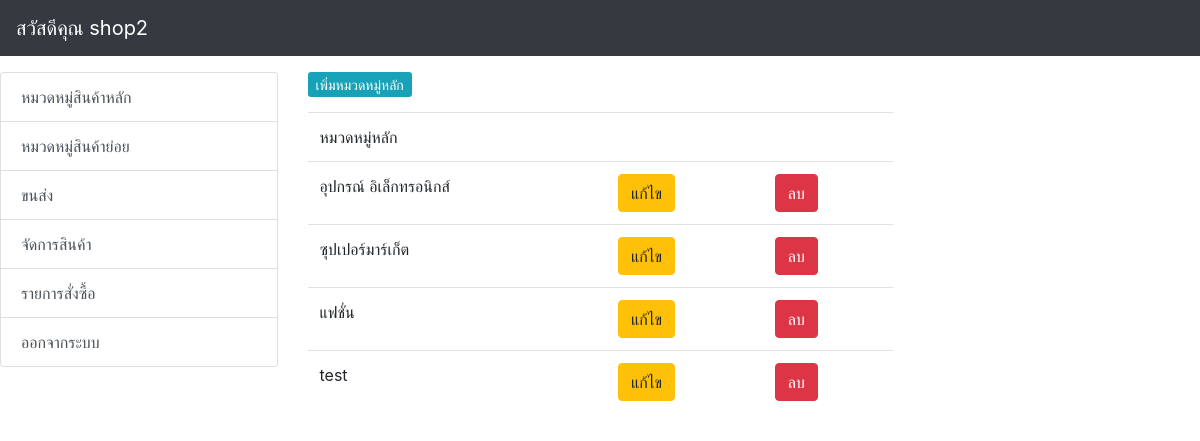
Screenshot of /backed/category.php (signed in) with the database file from the repository.
### tables this page shows
CREATE TABLE `category` (
  `CatID` int(15) NOT NULL,
  `CatName` varchar(50) NOT NULL
);

### backed/category_list.php (the view, shortened to what this page needs)
<?php
     include('h.php');
               include('condb.php');
               $query = "SELECT * FROM category" or die("Error:" . mysqli_error());
               $result = mysqli_query($con, $query);
               echo ' <table class="table table-hover">';
                   echo "
                     <tr>
                     <td>หมวดหมู่หลัก</td>
                     <td> </td>
                     <td> </td>
                   </tr>";
                 while($row = mysqli_fetch_array($result)) {
                 echo "<tr>";
                   echo "<td>" .$row["CatName"] .  "</td> ";
                   echo "<td><a href='category.php?act=edit&ID=$row[0]' class='btn btn-warning btn-xs'>แก้ไข</a></td> ";
                   echo "<td><a href='category_form_delete_db.php?ID=$row[0]' onclick=\"return confirm('Do you want to delete this record? !!!')\" class='btn btn-danger btn-xs'>ลบ</a></td> ";
                 echo "</tr>";
                 }
               echo "</table>";
               ?>

### rows the page displays
category: CatName "อุปกรณ์ อิเล็กทรอนิกส์"
category: CatName "ซุปเปอร์มาร์เก็ต"
category: CatName "แฟชั่น"
category: CatName "test"

### other values shown
$_SESSION['OwName'] "shop2"
